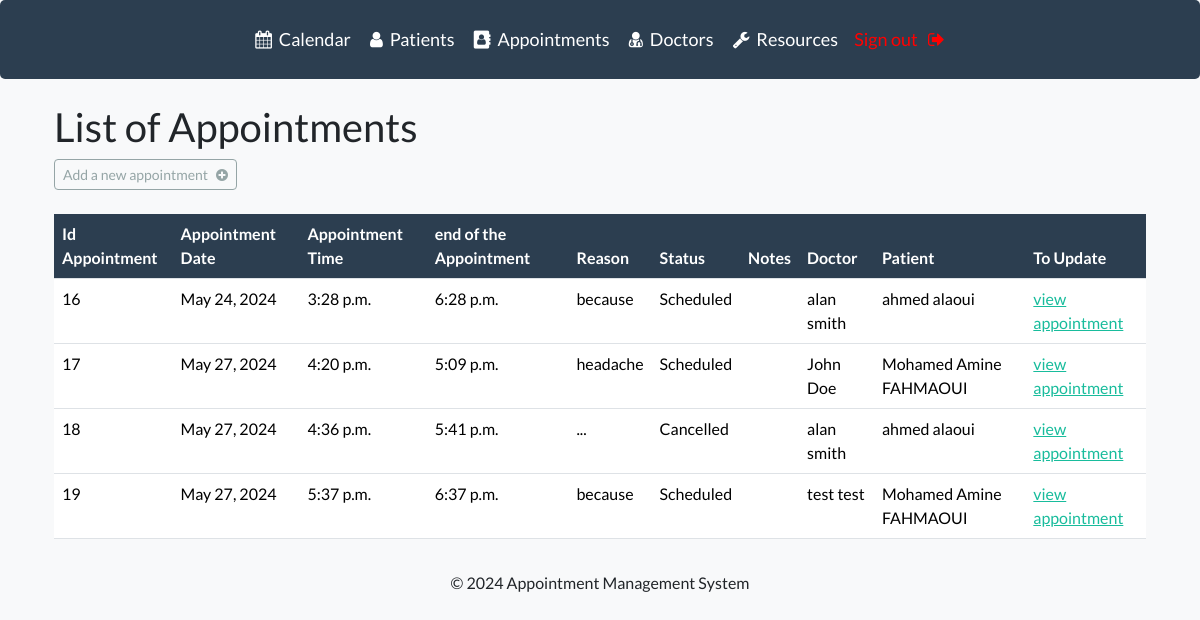
/list-appointment (signed in), run on the app's committed database.
### webapp/models.py (models this page shows, shortened)
class Appointment(models.Model):
    STATUS_CHOICES = [
        ('Scheduled', 'Scheduled'),
        ('Cancelled', 'Cancelled'),
        ('Completed', 'Completed'),
        ('Rescheduled', 'Rescheduled'),
        ('Pending', 'Pending'),
    ]
    user = models.ForeignKey(settings.AUTH_USER_MODEL, on_delete=models.CASCADE)
    patient = models.ForeignKey(Patient, on_delete=models.CASCADE)
    doctor = models.ForeignKey(Doctor, on_delete=models.CASCADE)
    appointment_date = models.DateField(help_text='YYYY-MM-DD format')  # Define the date format
    appointment_time = models.TimeField(help_text='HH:MM format')  # Define the start time format
    end_time = models.TimeField(help_text='HH:MM format', blank=True, null=True)
    reason = models.TextField()
    status = models.CharField(max_length=50, choices=STATUS_CHOICES)
    notes = models.TextField(blank=True, null=True)

class Doctor(models.Model):
    user = models.ForeignKey(settings.AUTH_USER_MODEL, on_delete=models.CASCADE)
    SPECIALTY_CHOICES = (
    ('GP', 'General Practitioner'),
    ('SP', 'Specialist'),
    ('SUR', 'Surgeon'),
    ('OPHT', 'ophthalmologist'),
    ('OBGYN', 'Obstetrician/Gynecologist'),
    ('PED', 'Pediatrician'),
    ('ORTHO', 'Orthopedic Surgeon'),
    ('CARD', 'Cardiologist'),
    ('DERM', 'Dermatologist'),
    ('ENT', 'Otolaryngologist (ENT)'),
    ('NEURO', 'Neurologist'),
    ('PSY', 'Psychiatrist'),
    ('URO', 'Urologist'),
    )
    first_name = models.CharField(max_length=100)
    last_name = models.CharField(max_length=100)
    specialty = models.CharField(max_length=5, choices=SPECIALTY_CHOICES)
    gender = models.CharField(max_length=1, choices=Patient.GENDER_CHOICES)
    date_of_birth = models.DateField()
    address = models.CharField(max_length=255)
    phone_number = models.CharField(max_length=20)
    marital_status = models.CharField(max_length=1, choices=Patient.MARITAL_STATUS_CHOICES)
    created_at = models.DateTimeField(auto_now_add=True)

class Patient(models.Model):
    user_id = models.ForeignKey(settings.AUTH_USER_MODEL, on_delete=models.CASCADE)
    GENDER_CHOICES = (
        ('M', 'Male'),
        ('F', 'Female')
    )
    MARITAL_STATUS_CHOICES = (
        ('S', 'Single'),
        ('M', 'Married'),
        ('D', 'Divorced'),
        ('W', 'Widowed'),
        ('O', 'Other')
    )
    first_name = models.CharField(max_length=100)
    last_name = models.CharField(max_length=100)
    gender = models.CharField(max_length=1, choices=GENDER_CHOICES)
    date_of_birth = models.DateField()
    address = models.CharField(max_length=255)
    city = models.CharField(max_length=100)
    zip_code = models.CharField(max_length=20)
    phone_number = models.CharField(max_length=20)
    marital_status = models.CharField(max_length=1, choices=MARITAL_STATUS_CHOICES)
    emergency_contact_name = models.CharField(max_length=100, blank=True, null=True)
    emergency_contact_phone = models.CharField(max_length=20, blank=True, null=True)
    created_at = models.DateTimeField(auto_now_add=True)

### webapp/views.py (the view)
# urls.py: path('list-appointment', views.list_appointment, name="list-appointment"),
@login_required(login_url='my-login')
def list_appointment(request):
    my_appointments = Appointment.objects.filter(user_id=request.user)
    context = {'appointments': my_appointments}
    return render(request, 'webapp/list-appointment.html', context=context)

### webapp/templates/webapp/list-appointment.html
{% extends "webapp/base.html" %}
{% block content %}
<div class="container">
    <h2>List of Appointments</h2>
    <a class="btn btn-outline-secondary btn-sm" href="{% url 'add-appointment' %}">
        Add a new appointment &nbsp; <i class="fa fa-plus-circle" aria-hidden="true"></i>
    </a>
    <br><br>
    <div class="table-responsive">
        <table class="table table-hover">
            <thead class="thead-dark">
                <tr>
                    <th class="bg-primary text-white">Id Appointment</th>
                    <th class="bg-primary text-white">Appointment Date</th>
                    <th class="bg-primary text-white">Appointment Time</th>
                    <th class="bg-primary text-white">end of the Appointment</th>
                    <th class="bg-primary text-white">Reason</th>
                    <th class="bg-primary text-white">Status</th>
                    <th class="bg-primary text-white">Notes</th>
                    <th class="bg-primary text-white">Doctor</th>
                    <th class="bg-primary text-white">Patient</th>
                    <th class="bg-primary text-white">To Update</th>
                </tr>
            </thead>
            <tbody>
                {% for appointment in appointments %}
                <tr>
                    <td>{{ appointment.id }}</td>
                    <td>{{ appointment.appointment_date }}</td>
                    <td>{{ appointment.appointment_time }}</td>
                    <td>{{ appointment.end_time }}</td>
                    <td>{{ appointment.reason }}</td>
                    <td>{{ appointment.status}}</td>
                    <td>{{ appointment.notes }}</td>
                    <td>{{ appointment.doctor.first_name }} {{ appointment.doctor.last_name }}</td>
                    <td>{{ appointment.patient.first_name }} {{ appointment.patient.last_name }}</td>
                    <td> <a href="{%url 'appointment' appointment.id%}"> view appointment</a> </td>
                </tr>
                {% endfor %}
            </tbody>
        </table>
    </div>
</div>
{% endblock %}

### webapp/templates/webapp/base.html (shortened to what this page needs)
{% load static %}
<!DOCTYPE html>
<html lang="en">
    <head>
        <link rel="stylesheet" href="https://cdnjs.cloudflare.com/ajax/libs/font-awesome/4.7.0/css/font-awesome.min.css">
        <link rel="stylesheet" type="text/css" href="https://bootswatch.com/5/flatly/bootstrap.min.css">
        <link rel="stylesheet" type="text/css" href="{% static 'css/styles.css' %}">
    </head>
    <body>
        {% include "webapp/navbar.html" %}
      <div class="container">
        <br>
        {% block content %}{% endblock  %}
      </div>
        <footer class="footer text-center py-3 d-flex justify-content-center">  <p>&copy; 2024 Appointment Management System</p>
        </footer>
      </body>
</html>

### webapp/templates/webapp/navbar.html (shortened to what this page needs)
<head>
  <link rel="stylesheet" href="https://cdnjs.cloudflare.com/ajax/libs/font-awesome/4.7.0/css/font-awesome.min.css">
</head>
<nav class="navbar navbar-expand-lg navbar-dark bg-primary justify-content-center">
  <div class="collapse navbar-collapse text-center justify-content-center" id="navbarNavDropdown">
    <ul class="navbar-nav">
      {% if user.is_authenticated %}
      <li class="nav-item">
        <a class="nav-link" href="{% url 'calendar' %}">
          <i class="fa fa-calendar" aria-hidden="true"></i>&nbsp; Calendar
        </a>
      </li>
      <li class="nav-item">
        <a class="nav-link" href="{% url 'list-patient' %}">
          <i class="fa fa-user" aria-hidden="true"></i>&nbsp; Patients
        </a>
      </li>
      <li class="nav-item">
        <a class="nav-link" href="{% url 'list-appointment' %}">
          <i class="fa fa-address-book" aria-hidden="true"></i>&nbsp; Appointments
        </a>
      </li>
      <li class="nav-item">
        <a class="nav-link" href="{% url 'list-doctor' %}">
          <i class="fa fa-user-md" aria-hidden="true"></i>&nbsp; Doctors
        </a>
      </li>
      <li class="nav-item">
        <a class="nav-link" href="{% url 'list-resources' %}">
          <i class="fa fa-wrench" aria-hidden="true"></i>&nbsp; Resources
        </a>
      </li>
    </ul>
    <ul class="navbar-nav">
        <li class="nav-item">
          <a class="nav-link sign-out" href="{% url 'user-logout' %}">Sign out &nbsp; <i class="fa fa-sign-out" aria-hidden="true"></i> </a></a>
        </li>
      {% endif %}
    </ul>
  </div>
</nav>

### static/css/styles.css (style rules this page uses)
body { background-color: #f8f9fa; }

### webapp/templates/webapp/navbar.html (style rules this page uses)
.navbar { border-radius: 5px; margin-bottom: 20px; margin: 0 auto; }
.navbar-nav .nav-link { font-size: 18px; padding: 10px 15px; transition: all 0.3s ease; text-align: center; }
.navbar-nav .nav-link.sign-out { color: #f00; }

### data on the page
Appointment: id "16", appointment_date "May 24, 2024", appointment_time "3:28 p.m.", end_time "6:28 p.m.", reason "because", status "Scheduled", doctor.first_name "alan", doctor.last_name "smith", patient.first_name "ahmed", patient.last_name "alaoui"
Appointment: id "17", appointment_date "May 27, 2024", appointment_time "4:20 p.m.", end_time "5:09 p.m.", reason "headache", status "Scheduled", doctor.first_name "John", doctor.last_name "Doe", patient.first_name "Mohamed Amine", patient.last_name "FAHMAOUI"
Appointment: id "18", appointment_date "May 27, 2024", appointment_time "4:36 p.m.", end_time "5:41 p.m.", reason "...", status "Cancelled", doctor.first_name "alan", doctor.last_name "smith", patient.first_name "ahmed", patient.last_name "alaoui"
Appointment: id "19", appointment_date "May 27, 2024", appointment_time "5:37 p.m.", end_time "6:37 p.m.", reason "because", status "Scheduled", doctor.first_name "test", doctor.last_name "test", patient.first_name "Mohamed Amine", patient.last_name "FAHMAOUI"
